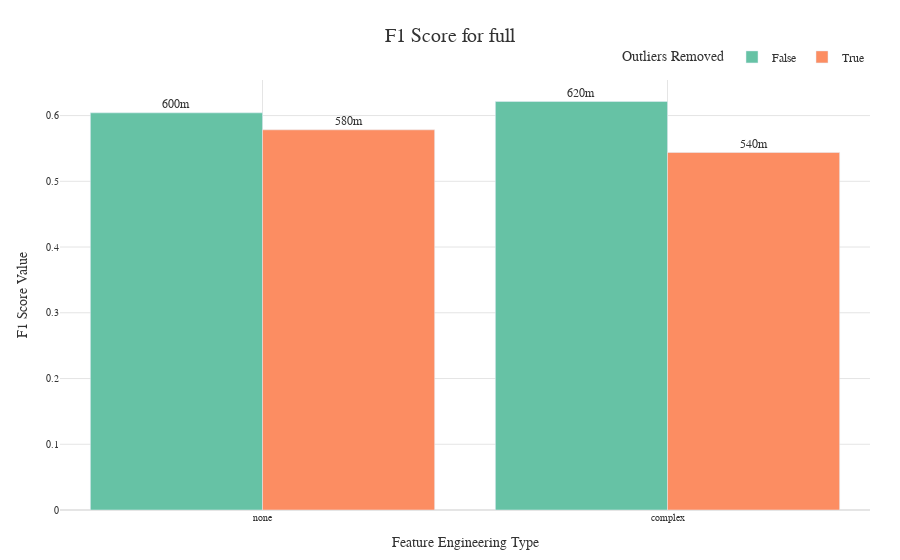
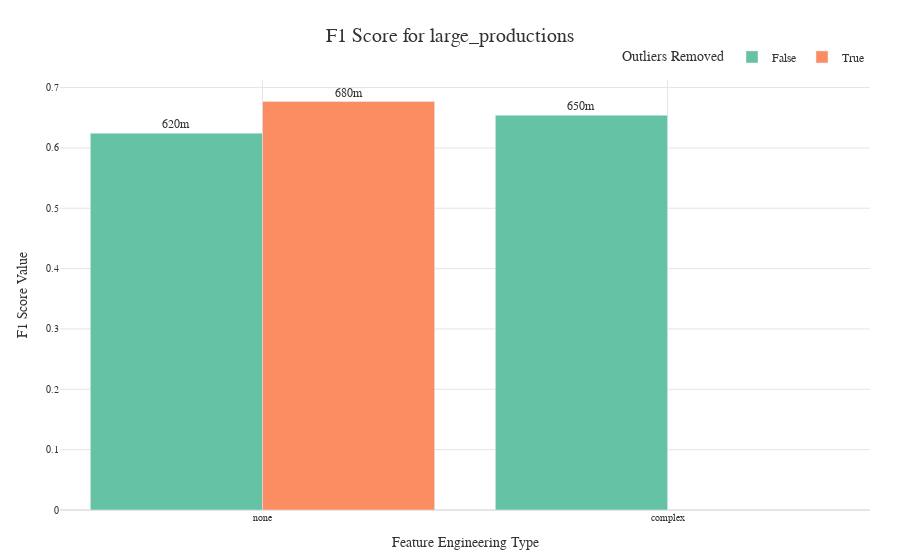
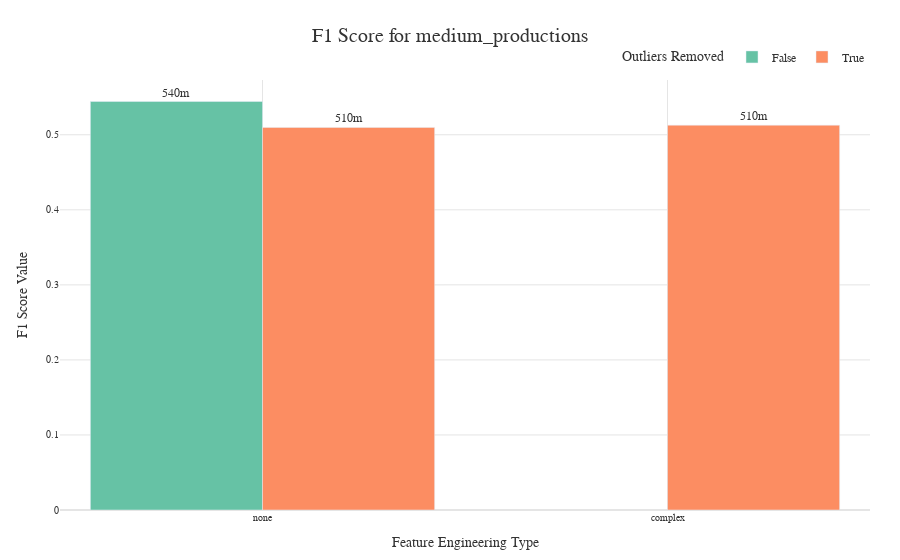
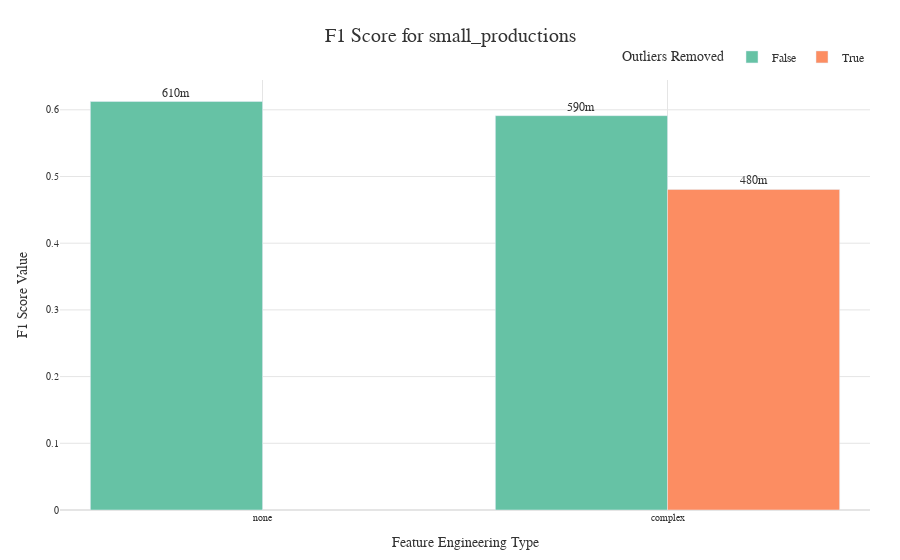

The notebook cell saved with these charts, in order:
### Code cell
plot_one_metric_of_different_datasets_per_feature_engineering_outliers_with_plotly(
    experiment_df,
    problem_type="binary_classification",
    metric="F1 Score",
    metric_agg="max",
)

### Figure 1 — Plotly figure (JSON) as saved in the notebook; plotly's stock layout.template omitted (floating-point values rounded to 4 significant figures)
{"data": [{"alignmentgroup": "True", "hovertemplate": "Outliers Removed=False<br>Feature Engineering Type=%{x}<br>F1 Score Value=%{text}<extra></extra>", "legendgroup": "False", "marker": {"color": "#66C2A5", "pattern": {"shape": ""}}, "name": "False", "offsetgroup": "False", "orientation": "v", "showlegend": true, "text": [0.6214, 0.6041], "textposition": "outside", "texttemplate": "%{text:.2s}", "type": "bar", "x": ["complex", "none"], "xaxis": "x", "y": [0.6214, 0.6041], "yaxis": "y"}, {"alignmentgroup": "True", "hovertemplate": "Outliers Removed=True<br>Feature Engineering Type=%{x}<br>F1 Score Value=%{text}<extra></extra>", "legendgroup": "True", "marker": {"color": "#FC8D62", "pattern": {"shape": ""}}, "name": "True", "offsetgroup": "True", "orientation": "v", "showlegend": true, "text": [0.5438, 0.5783], "textposition": "outside", "texttemplate": "%{text:.2s}", "type": "bar", "x": ["complex", "none"], "xaxis": "x", "y": [0.5438, 0.5783], "yaxis": "y"}], "layout": {"bargap": 0.15, "barmode": "group", "font": {"color": "#333333", "family": "Arial", "size": 12}, "legend": {"orientation": "h", "title": {"text": "Outliers Removed"}, "tracegroupgap": 0, "x": 1, "xanchor": "right", "y": 1.02, "yanchor": "bottom"}, "margin": {"b": 50, "l": 60, "r": 30, "t": 80}, "plot_bgcolor": "white", "showlegend": true, "title": {"font": {"color": "#333333", "size": 20}, "text": "F1 Score for full", "x": 0.5, "xanchor": "center", "y": 0.95, "yanchor": "top"}, "xaxis": {"anchor": "y", "categoryarray": ["none", "complex"], "categoryorder": "array", "domain": [0, 1], "gridcolor": "#E5E5E5", "showgrid": true, "tickangle": 0, "tickfont": {"size": 10}, "title": {"text": "Feature Engineering Type"}}, "yaxis": {"anchor": "x", "domain": [0, 1], "gridcolor": "#E5E5E5", "showgrid": true, "tickfont": {"size": 10}, "title": {"text": "F1 Score Value"}, "type": "linear", "zeroline": true, "zerolinecolor": "#E5E5E5"}}}

### Figure 2 — Plotly figure (JSON) as saved in the notebook; plotly's stock layout.template omitted (floating-point values rounded to 4 significant figures)
{"data": [{"alignmentgroup": "True", "hovertemplate": "Outliers Removed=False<br>Feature Engineering Type=%{x}<br>F1 Score Value=%{text}<extra></extra>", "legendgroup": "False", "marker": {"color": "#66C2A5", "pattern": {"shape": ""}}, "name": "False", "offsetgroup": "False", "orientation": "v", "showlegend": true, "text": [0.654, 0.6243], "textposition": "outside", "texttemplate": "%{text:.2s}", "type": "bar", "x": ["complex", "none"], "xaxis": "x", "y": [0.654, 0.6243], "yaxis": "y"}, {"alignmentgroup": "True", "hovertemplate": "Outliers Removed=True<br>Feature Engineering Type=%{x}<br>F1 Score Value=%{text}<extra></extra>", "legendgroup": "True", "marker": {"color": "#FC8D62", "pattern": {"shape": ""}}, "name": "True", "offsetgroup": "True", "orientation": "v", "showlegend": true, "text": [0.6769], "textposition": "outside", "texttemplate": "%{text:.2s}", "type": "bar", "x": ["none"], "xaxis": "x", "y": [0.6769], "yaxis": "y"}], "layout": {"bargap": 0.15, "barmode": "group", "font": {"color": "#333333", "family": "Arial", "size": 12}, "legend": {"orientation": "h", "title": {"text": "Outliers Removed"}, "tracegroupgap": 0, "x": 1, "xanchor": "right", "y": 1.02, "yanchor": "bottom"}, "margin": {"b": 50, "l": 60, "r": 30, "t": 80}, "plot_bgcolor": "white", "showlegend": true, "title": {"font": {"color": "#333333", "size": 20}, "text": "F1 Score for large_productions", "x": 0.5, "xanchor": "center", "y": 0.95, "yanchor": "top"}, "xaxis": {"anchor": "y", "categoryarray": ["none", "complex"], "categoryorder": "array", "domain": [0, 1], "gridcolor": "#E5E5E5", "showgrid": true, "tickangle": 0, "tickfont": {"size": 10}, "title": {"text": "Feature Engineering Type"}}, "yaxis": {"anchor": "x", "domain": [0, 1], "gridcolor": "#E5E5E5", "showgrid": true, "tickfont": {"size": 10}, "title": {"text": "F1 Score Value"}, "type": "linear", "zeroline": true, "zerolinecolor": "#E5E5E5"}}}

### Figure 3 — Plotly figure (JSON) as saved in the notebook; plotly's stock layout.template omitted (floating-point values rounded to 4 significant figures)
{"data": [{"alignmentgroup": "True", "hovertemplate": "Outliers Removed=False<br>Feature Engineering Type=%{x}<br>F1 Score Value=%{text}<extra></extra>", "legendgroup": "False", "marker": {"color": "#66C2A5", "pattern": {"shape": ""}}, "name": "False", "offsetgroup": "False", "orientation": "v", "showlegend": true, "text": [0.5443], "textposition": "outside", "texttemplate": "%{text:.2s}", "type": "bar", "x": ["none"], "xaxis": "x", "y": [0.5443], "yaxis": "y"}, {"alignmentgroup": "True", "hovertemplate": "Outliers Removed=True<br>Feature Engineering Type=%{x}<br>F1 Score Value=%{text}<extra></extra>", "legendgroup": "True", "marker": {"color": "#FC8D62", "pattern": {"shape": ""}}, "name": "True", "offsetgroup": "True", "orientation": "v", "showlegend": true, "text": [0.5128, 0.5098], "textposition": "outside", "texttemplate": "%{text:.2s}", "type": "bar", "x": ["complex", "none"], "xaxis": "x", "y": [0.5128, 0.5098], "yaxis": "y"}], "layout": {"bargap": 0.15, "barmode": "group", "font": {"color": "#333333", "family": "Arial", "size": 12}, "legend": {"orientation": "h", "title": {"text": "Outliers Removed"}, "tracegroupgap": 0, "x": 1, "xanchor": "right", "y": 1.02, "yanchor": "bottom"}, "margin": {"b": 50, "l": 60, "r": 30, "t": 80}, "plot_bgcolor": "white", "showlegend": true, "title": {"font": {"color": "#333333", "size": 20}, "text": "F1 Score for medium_productions", "x": 0.5, "xanchor": "center", "y": 0.95, "yanchor": "top"}, "xaxis": {"anchor": "y", "categoryarray": ["none", "complex"], "categoryorder": "array", "domain": [0, 1], "gridcolor": "#E5E5E5", "showgrid": true, "tickangle": 0, "tickfont": {"size": 10}, "title": {"text": "Feature Engineering Type"}}, "yaxis": {"anchor": "x", "domain": [0, 1], "gridcolor": "#E5E5E5", "showgrid": true, "tickfont": {"size": 10}, "title": {"text": "F1 Score Value"}, "type": "linear", "zeroline": true, "zerolinecolor": "#E5E5E5"}}}

### Figure 4 — Plotly figure (JSON) as saved in the notebook; plotly's stock layout.template omitted (floating-point values rounded to 4 significant figures)
{"data": [{"alignmentgroup": "True", "hovertemplate": "Outliers Removed=False<br>Feature Engineering Type=%{x}<br>F1 Score Value=%{text}<extra></extra>", "legendgroup": "False", "marker": {"color": "#66C2A5", "pattern": {"shape": ""}}, "name": "False", "offsetgroup": "False", "orientation": "v", "showlegend": true, "text": [0.5912, 0.6124], "textposition": "outside", "texttemplate": "%{text:.2s}", "type": "bar", "x": ["complex", "none"], "xaxis": "x", "y": [0.5912, 0.6124], "yaxis": "y"}, {"alignmentgroup": "True", "hovertemplate": "Outliers Removed=True<br>Feature Engineering Type=%{x}<br>F1 Score Value=%{text}<extra></extra>", "legendgroup": "True", "marker": {"color": "#FC8D62", "pattern": {"shape": ""}}, "name": "True", "offsetgroup": "True", "orientation": "v", "showlegend": true, "text": [0.4806], "textposition": "outside", "texttemplate": "%{text:.2s}", "type": "bar", "x": ["complex"], "xaxis": "x", "y": [0.4806], "yaxis": "y"}], "layout": {"bargap": 0.15, "barmode": "group", "font": {"color": "#333333", "family": "Arial", "size": 12}, "legend": {"orientation": "h", "title": {"text": "Outliers Removed"}, "tracegroupgap": 0, "x": 1, "xanchor": "right", "y": 1.02, "yanchor": "bottom"}, "margin": {"b": 50, "l": 60, "r": 30, "t": 80}, "plot_bgcolor": "white", "showlegend": true, "title": {"font": {"color": "#333333", "size": 20}, "text": "F1 Score for small_productions", "x": 0.5, "xanchor": "center", "y": 0.95, "yanchor": "top"}, "xaxis": {"anchor": "y", "categoryarray": ["none", "complex"], "categoryorder": "array", "domain": [0, 1], "gridcolor": "#E5E5E5", "showgrid": true, "tickangle": 0, "tickfont": {"size": 10}, "title": {"text": "Feature Engineering Type"}}, "yaxis": {"anchor": "x", "domain": [0, 1], "gridcolor": "#E5E5E5", "showgrid": true, "tickfont": {"size": 10}, "title": {"text": "F1 Score Value"}, "type": "linear", "zeroline": true, "zerolinecolor": "#E5E5E5"}}}
